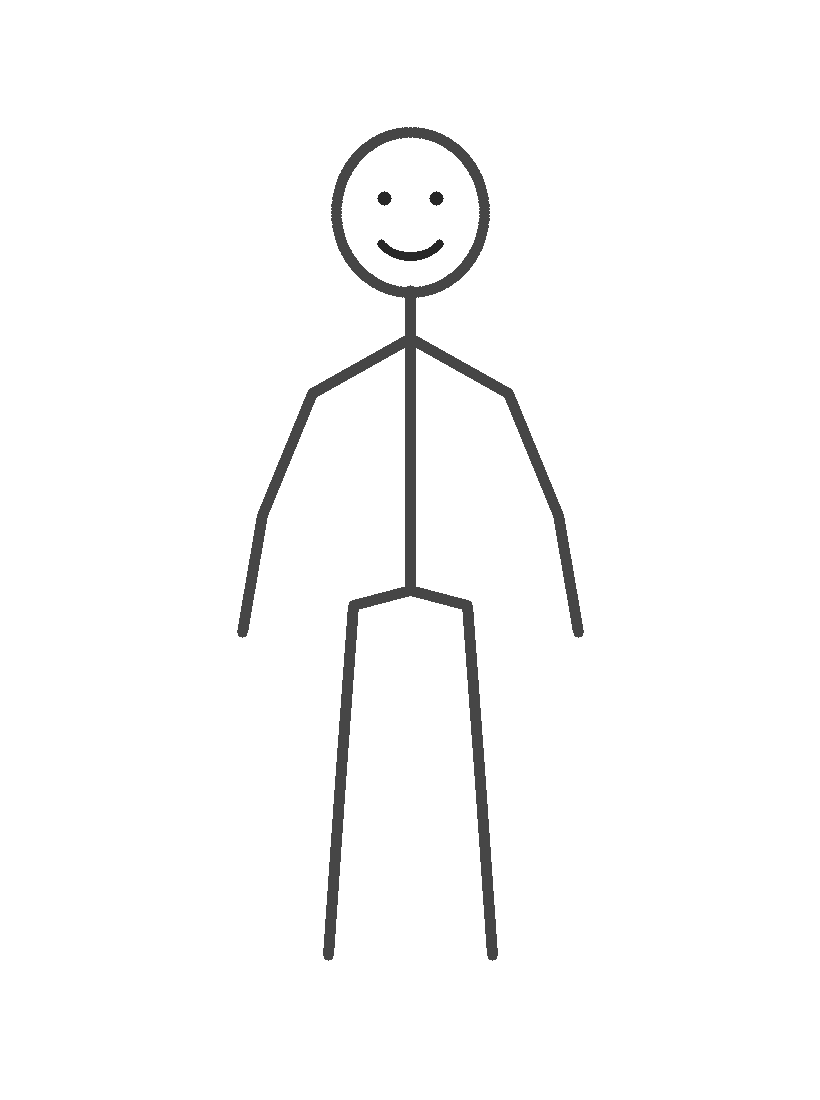
#> input picture tools/stub-server/sample-drawing.png, 820 x 1100 px
$ python -i cutout.py   (imports and definitions only)
#> lines starting #> are read from the running program, lines starting #| are printed output that depends on the picture; after the words box and inside, x2 and y2 are one past the last pixel; in counts of white or black regions, pixels touching at a corner belong together
"""흰 바탕 그림 → 투명 PNG. 가장자리에 닿은 흰 영역만 지운다 (눈 · 구름처럼 안쪽 흰 곳은 남는다).

앱의 종이 그림 스티커(paperToSticker)와 같은 원리. 바깥 흰 곳을 지운 뒤 테두리를 1px 부드럽게 하고,
그린 곳만 남게 잘라 낸다(여백 2%).
"""

import sys
from collections import deque
from pathlib import Path

import numpy as np
from PIL import Image, ImageFilter

WHITE = 232  # 이보다 밝으면(세 채널 모두) 바탕으로 본다


def cut(src: Path, dst: Path) -> tuple[int, int, float]:
#> called with src = '../stub-server/sample-drawing.png', dst = 'out.png'
    im = Image.open(src).convert("RGB")
    a = np.asarray(im)
    h, w, _ = a.shape
#> h = 1100; w = 820
    light = (a >= WHITE).all(axis=2)
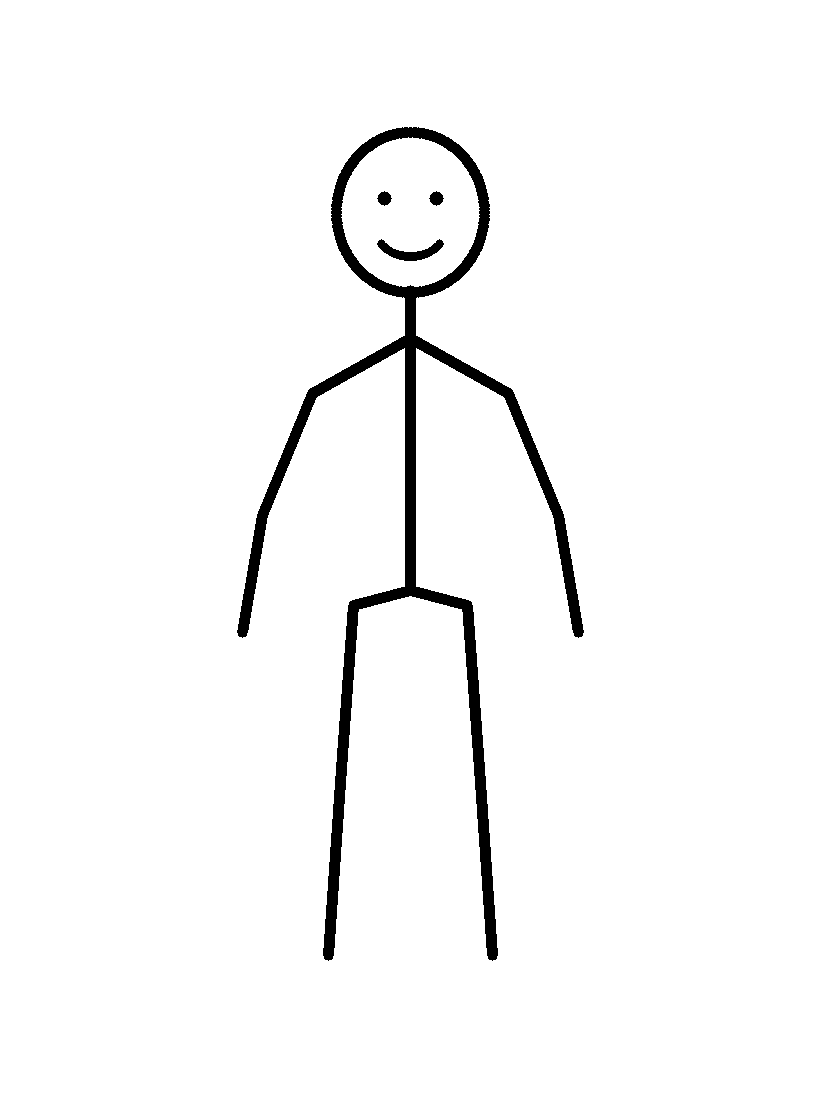
#> light: shape (1100, 820) bool; 97.1% white; 4 black regions, box (x1, y1, x2, y2) and area: (237, 127, 584, 961) 25078, (377, 239, 444, 261) 615, (377, 191, 392, 206) 149, (429, 191, 444, 206) 149
    bg = np.zeros((h, w), bool)
    q = deque()
    for x in range(w):
        for y in (0, h - 1):
            if light[y, x] and not bg[y, x]:
                bg[y, x] = True; q.append((y, x))
#> bg: shape (1100, 820) bool; 0.18% white in thin lines or dots
    for y in range(h):
        for x in (0, w - 1):
            if light[y, x] and not bg[y, x]:
                bg[y, x] = True; q.append((y, x))
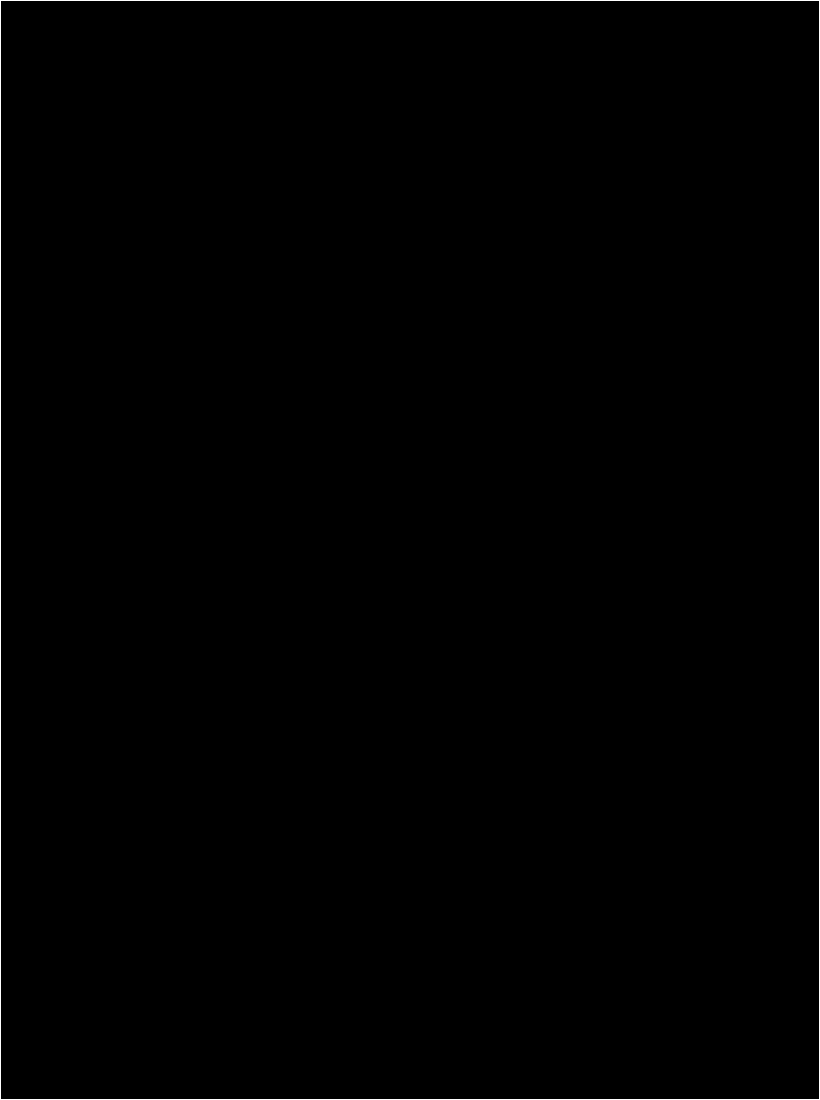
#> bg: shape (1100, 820) bool; 0.43% white in thin lines or dots
    while q:
        y, x = q.popleft()
        for dy, dx in ((1, 0), (-1, 0), (0, 1), (0, -1)):
            ny, nx = y + dy, x + dx
            if 0 <= ny < h and 0 <= nx < w and light[ny, nx] and not bg[ny, nx]:
                bg[ny, nx] = True; q.append((ny, nx))
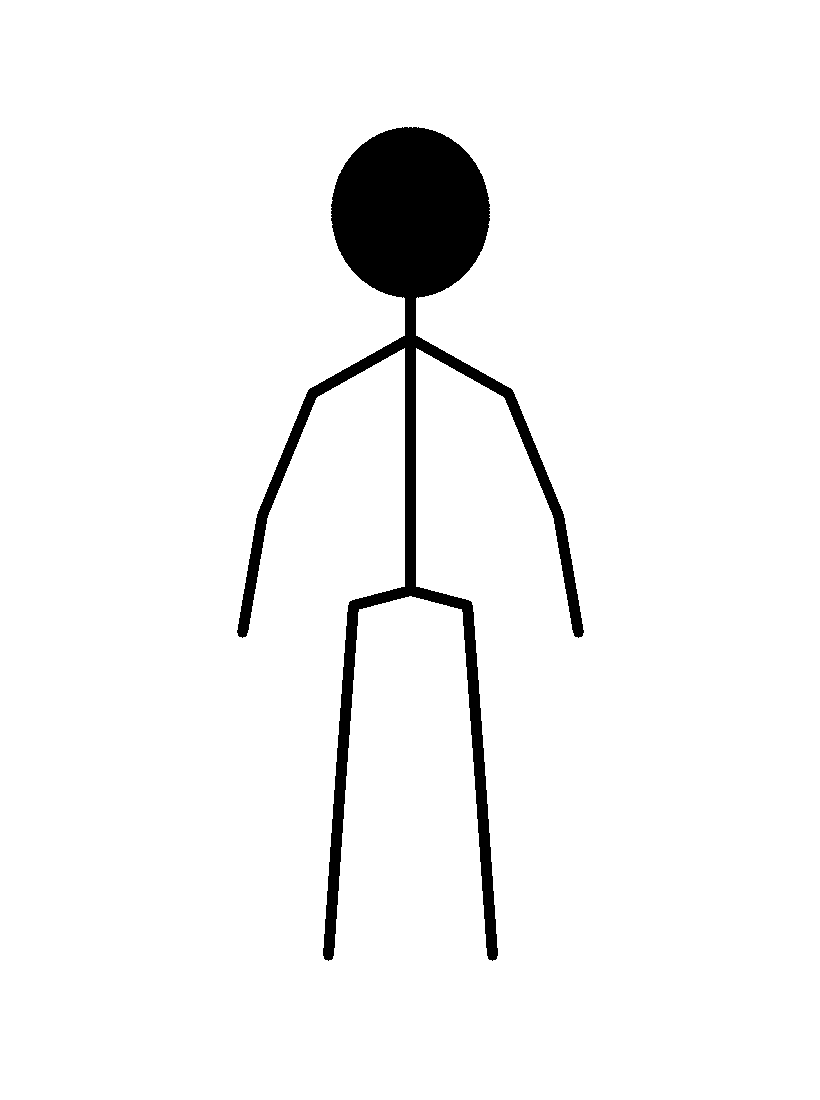
#> bg: shape (1100, 820) bool; 95.4% white; 1 black region, box (x1, y1, x2, y2) and area: (237, 127, 584, 961) 41209
    alpha = Image.fromarray(np.where(bg, 0, 255).astype(np.uint8)).filter(ImageFilter.GaussianBlur(0.8))
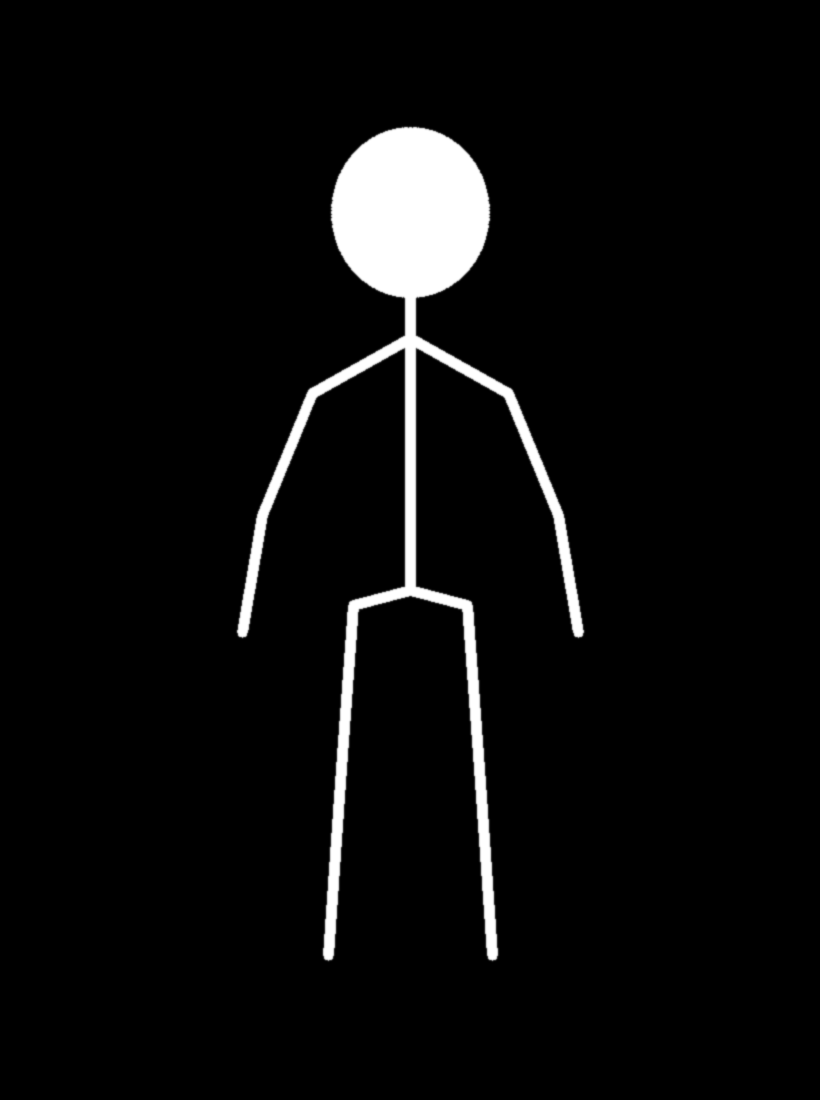
#> alpha: PIL image 820x1100 L; min 0, max 255, mean 11.6
    rgba = im.copy()
    rgba.putalpha(alpha)
    box = alpha.point(lambda v: 255 if v > 20 else 0).getbbox()
#> box = (236, 126, 585, 962)
    pad = round(max(w, h) * 0.02)
#> pad = 22
    box = (max(0, box[0] - pad), max(0, box[1] - pad), min(w, box[2] + pad), min(h, box[3] + pad))
#> box = (214, 104, 607, 984)
    rgba = rgba.crop(box)
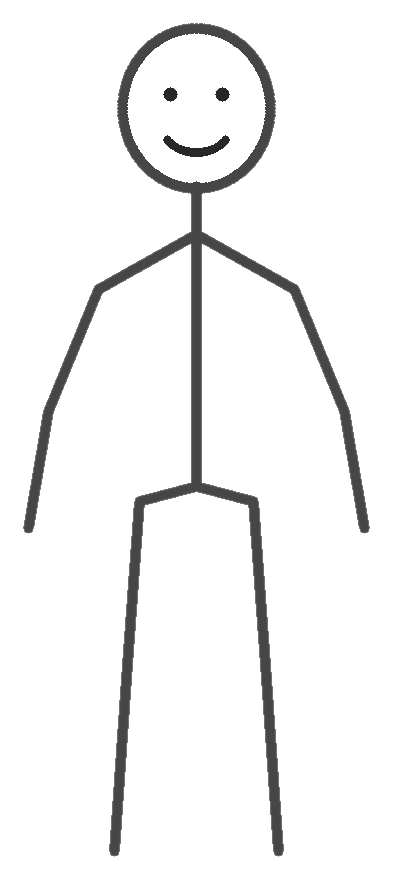
#> rgba: PIL image 393x880 RGBA; mean R, G, B, A 241, 241, 241, 30.4; transparent parts drawn white
    rgba.save(dst)
    return rgba.size[0], rgba.size[1], round(float(bg.mean()), 3)


# [4 lines not run here, left out]

>>> result = cut('../stub-server/sample-drawing.png', 'out.png')
#> result = (393, 880, 0.954)
